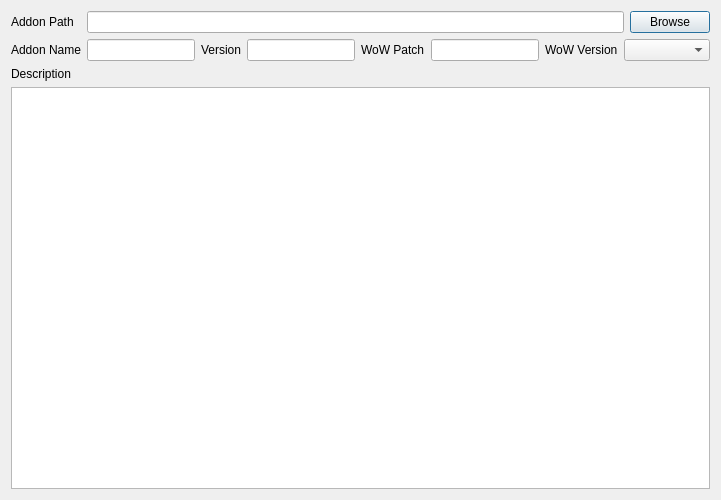
<?xml version="1.0" encoding="UTF-8"?>
<ui version="4.0">
 <class>upload_addon_dialog</class>
 <widget class="QDialog" name="upload_addon_dialog">
  <property name="windowModality">
   <enum>Qt::NonModal</enum>
  </property>
  <property name="geometry">
   <rect>
    <x>0</x>
    <y>0</y>
    <width>650</width>
    <height>500</height>
   </rect>
  </property>
  <property name="sizePolicy">
   <sizepolicy hsizetype="Expanding" vsizetype="Expanding">
    <horstretch>0</horstretch>
    <verstretch>0</verstretch>
   </sizepolicy>
  </property>
  <property name="windowTitle">
   <string>Upload Addon</string>
  </property>
  <property name="layoutDirection">
   <enum>Qt::LeftToRight</enum>
  </property>
  <property name="autoFillBackground">
   <bool>false</bool>
  </property>
  <property name="modal">
   <bool>false</bool>
  </property>
  <layout class="QGridLayout" name="gridLayout">
   <item row="1" column="5">
    <widget class="QLineEdit" name="addon_version">
     <property name="sizePolicy">
      <sizepolicy hsizetype="Fixed" vsizetype="Fixed">
       <horstretch>0</horstretch>
       <verstretch>0</verstretch>
      </sizepolicy>
     </property>
     <property name="font">
      <font>
       <pointsize>9</pointsize>
      </font>
     </property>
     <property name="text">
      <string/>
     </property>
    </widget>
   </item>
   <item row="0" column="0">
    <widget class="QLabel" name="label">
     <property name="font">
      <font>
       <pointsize>9</pointsize>
      </font>
     </property>
     <property name="text">
      <string>Addon Path</string>
     </property>
    </widget>
   </item>
   <item row="0" column="1" colspan="7">
    <widget class="QLineEdit" name="addon_path">
     <property name="font">
      <font>
       <pointsize>9</pointsize>
      </font>
     </property>
    </widget>
   </item>
   <item row="1" column="7" colspan="2">
    <widget class="QComboBox" name="wow_version">
     <property name="sizePolicy">
      <sizepolicy hsizetype="Expanding" vsizetype="Fixed">
       <horstretch>0</horstretch>
       <verstretch>0</verstretch>
      </sizepolicy>
     </property>
     <property name="font">
      <font>
       <pointsize>9</pointsize>
      </font>
     </property>
    </widget>
   </item>
   <item row="1" column="6">
    <widget class="QLabel" name="label_4">
     <property name="sizePolicy">
      <sizepolicy hsizetype="Fixed" vsizetype="Preferred">
       <horstretch>0</horstretch>
       <verstretch>0</verstretch>
      </sizepolicy>
     </property>
     <property name="font">
      <font>
       <pointsize>9</pointsize>
      </font>
     </property>
     <property name="text">
      <string>WoW Version</string>
     </property>
    </widget>
   </item>
   <item row="0" column="8">
    <widget class="QPushButton" name="browse_addon_folder_button">
     <property name="font">
      <font>
       <pointsize>9</pointsize>
      </font>
     </property>
     <property name="text">
      <string>Browse</string>
     </property>
    </widget>
   </item>
   <item row="1" column="4">
    <widget class="QLabel" name="label_3">
     <property name="sizePolicy">
      <sizepolicy hsizetype="Fixed" vsizetype="Preferred">
       <horstretch>0</horstretch>
       <verstretch>0</verstretch>
      </sizepolicy>
     </property>
     <property name="font">
      <font>
       <pointsize>9</pointsize>
      </font>
     </property>
     <property name="text">
      <string>WoW Patch</string>
     </property>
    </widget>
   </item>
   <item row="2" column="0">
    <widget class="QLabel" name="label_5">
     <property name="font">
      <font>
       <pointsize>9</pointsize>
      </font>
     </property>
     <property name="text">
      <string>Description</string>
     </property>
    </widget>
   </item>
   <item row="1" column="3">
    <widget class="QLineEdit" name="lineEdit">
     <property name="sizePolicy">
      <sizepolicy hsizetype="Fixed" vsizetype="Fixed">
       <horstretch>0</horstretch>
       <verstretch>0</verstretch>
      </sizepolicy>
     </property>
     <property name="font">
      <font>
       <pointsize>9</pointsize>
      </font>
     </property>
    </widget>
   </item>
   <item row="1" column="1">
    <widget class="QLineEdit" name="addon_name">
     <property name="sizePolicy">
      <sizepolicy hsizetype="Fixed" vsizetype="Fixed">
       <horstretch>0</horstretch>
       <verstretch>0</verstretch>
      </sizepolicy>
     </property>
     <property name="font">
      <font>
       <pointsize>9</pointsize>
      </font>
     </property>
    </widget>
   </item>
   <item row="3" column="0" colspan="9">
    <widget class="QTextEdit" name="addon_description_textbox">
     <property name="font">
      <font>
       <pointsize>9</pointsize>
      </font>
     </property>
    </widget>
   </item>
   <item row="1" column="0">
    <widget class="QLabel" name="label_2">
     <property name="sizePolicy">
      <sizepolicy hsizetype="Fixed" vsizetype="Preferred">
       <horstretch>0</horstretch>
       <verstretch>0</verstretch>
      </sizepolicy>
     </property>
     <property name="font">
      <font>
       <pointsize>9</pointsize>
      </font>
     </property>
     <property name="text">
      <string>Addon Name</string>
     </property>
    </widget>
   </item>
   <item row="1" column="2">
    <widget class="QLabel" name="label_6">
     <property name="font">
      <font>
       <pointsize>9</pointsize>
      </font>
     </property>
     <property name="text">
      <string>Version</string>
     </property>
    </widget>
   </item>
  </layout>
 </widget>
 <resources/>
 <connections/>
</ui>
